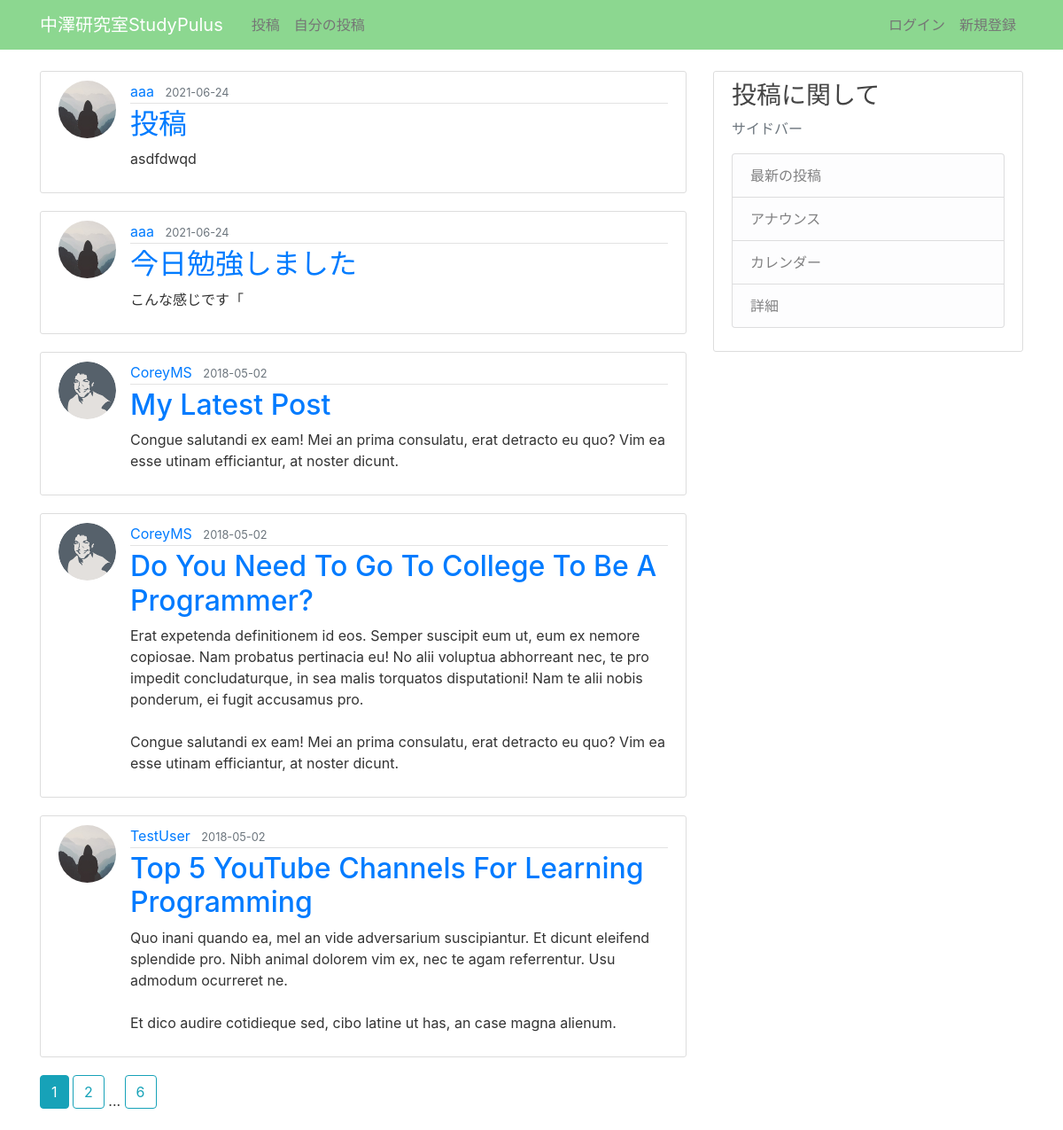
The page /home on the database its author committed.
### flaskblog/models.py (models this page shows, shortened)
class Post(db.Model):
    id = db.Column(db.Integer, primary_key=True)
    title = db.Column(db.String(100), nullable=False)
    date_posted = db.Column(db.DateTime, nullable=False, default=datetime.utcnow)
    content = db.Column(db.Text, nullable=False)
    user_id = db.Column(db.Integer, db.ForeignKey('user.id'), nullable=False)

class User(db.Model, UserMixin):
    id = db.Column(db.Integer, primary_key=True)
    username = db.Column(db.String(20), unique=True, nullable=False)
    email = db.Column(db.String(120), unique=True, nullable=False)
    image_file = db.Column(db.String(20), nullable=False, default='default.jpg')
    password = db.Column(db.String(60), nullable=False)
    posts = db.relationship('Post', backref='author', lazy=True)

### flaskblog/routes.py (the view)
@app.route("/")
@app.route("/home")
def home():
    page = request.args.get('page', 1, type=int)
    posts = Post.query.order_by(Post.date_posted.desc()).paginate(page=page, per_page=5)
    return render_template('home.html', posts=posts)

### flaskblog/templates/home.html
{% extends "layout.html" %}
{% block content %}
    {% for post in posts.items %}
        <article class="media content-section">
          <img class="rounded-circle article-img" src="{{ url_for('static', filename='profile_pics/' + post.author.image_file) }}">
          <div class="media-body">
            <div class="article-metadata">
              <a class="mr-2" href="{{ url_for('user_posts', username=post.author.username) }}">{{ post.author.username }}</a>
              <small class="text-muted">{{ post.date_posted.strftime('%Y-%m-%d') }}</small>
            </div>
            <h2><a class="投稿タイトル" href="{{ url_for('post', post_id=post.id) }}">{{ post.title }}</a></h2>
            <p class="article-content">{{ post.content }}</p>
          </div>
        </article>
    {% endfor %}
    {% for page_num in posts.iter_pages(left_edge=1, right_edge=1, left_current=1, right_current=2) %}
      {% if page_num %}
        {% if posts.page == page_num %}
          <a class="btn btn-info mb-4" href="{{ url_for('home', page=page_num) }}">{{ page_num }}</a>
        {% else %}
          <a class="btn btn-outline-info mb-4" href="{{ url_for('home', page=page_num) }}">{{ page_num }}</a>
        {% endif %}
      {% else %}
        ...
      {% endif %}
    {% endfor %}
{% endblock content %}

### flaskblog/static/main.css (style rules this page uses)
body { background: #FFFFFF; color: #333333; margin-top: 5rem; }
h1, h2, h3, h4, h5, h6 { color: #444444; }
.content-section { background: #ffffff; padding: 10px 20px; border: 1px solid #dddddd; border-radius: 3px; margin-bottom: 20px; }
.article-content { white-space: pre-line; }
.article-img { height: 65px; width: 65px; margin-right: 16px; }
.article-metadata { padding-bottom: 1px; margin-bottom: 4px; border-bottom: 1px solid #e3e3e3 }

### rows shown on the page
Post: image_file (placeholder picture), author.username "aaa", date_posted "2021-06-24", title "投稿", content "asdfdwqd"
Post: image_file (placeholder picture), author.username "aaa", date_posted "2021-06-24", title "今日勉強しました", content "こんな感じです「"
Post: image_file (picture), author.username "CoreyMS", date_posted "2018-05-02", title "My Latest Post", content "Congue salutandi ex eam! Mei an prima consulatu, erat detracto eu quo? Vim ea esse utinam efficiantur, at noster dicunt."
Post: image_file (picture), author.username "CoreyMS", date_posted "2018-05-02", title "Do You Need To Go To College To Be A Programmer?", content "Erat expetenda definitionem id eos. Semper suscipit eum ut, eum ex nemore copiosae. Nam probatus pertinacia eu! No alii voluptua abhorreant nec, te pro impedit concludaturque, in sea malis torquatos disputationi! Nam te alii nobis ponderum, ei fugit accusamus pro. Congue salutandi ex eam! Mei an prima consulatu, erat detracto eu quo? Vim ea esse utinam efficiantur, at noster dicunt."
Post: image_file (placeholder picture), author.username "TestUser", date_posted "2018-05-02", title "Top 5 YouTube Channels For Learning Programming", content "Quo inani quando ea, mel an vide adversarium suscipiantur. Et dicunt eleifend splendide pro. Nibh animal dolorem vim ex, nec te agam referrentur. Usu admodum ocurreret ne. Et dico audire cotidieque sed, cibo latine ut has, an case magna alienum."

### other values the page prints
{{ page_num }} "1"
{{ page_num }} "2" "6"
